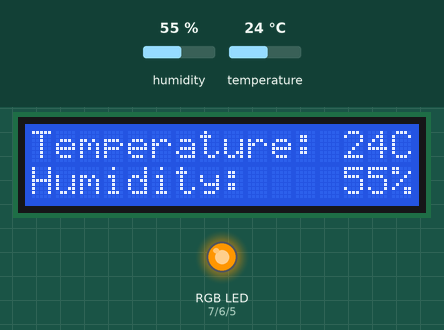
This sketch was run on a simulated Arduino Uno, built with avr-gcc and run on an emulated ATmega328P. On the bench: 16×2 character LCD, an RGB LED mixed from three pins (HIGH = lit). Inputs (shaded band) come from the test bench; at power-on: humidity 55 %, temperature 24 °C.

Above: at 1.2 s.
1.3 s: humidity set to 52 %
At 4.3 s:
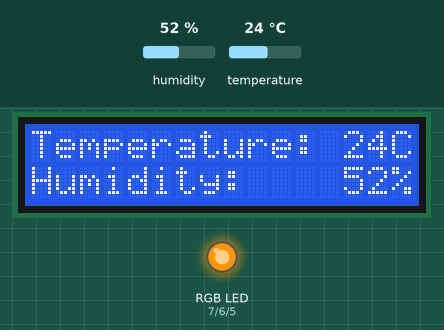
4.6 s: humidity set to 49 %
At 6.0 s:
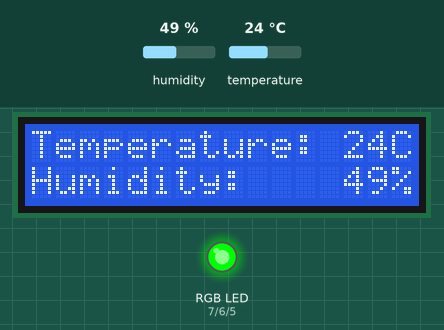
7.9 s: temperature set to 12 °C
At 11.6 s:
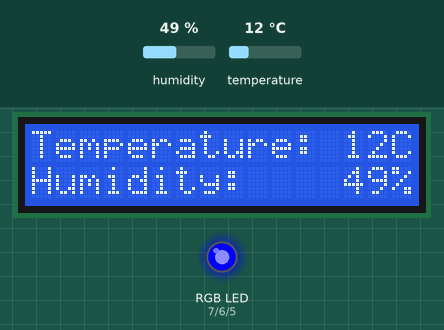
12.1 s: temperature set to 28 °C
At 14.4 s:
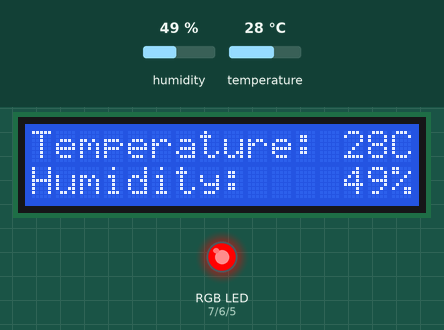
15.4 s: temperature set to 26 °C
19.7 s: temperature set to 23 °C
At 21.6 s:
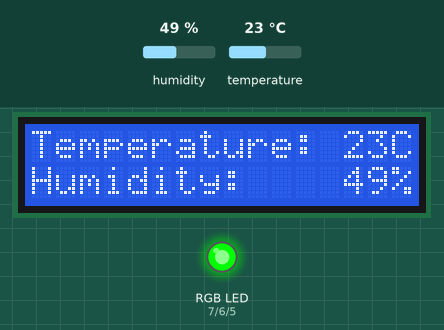
Timing chart, 0 to 23.1 s (numbered marks = the images above; inputs shaded):
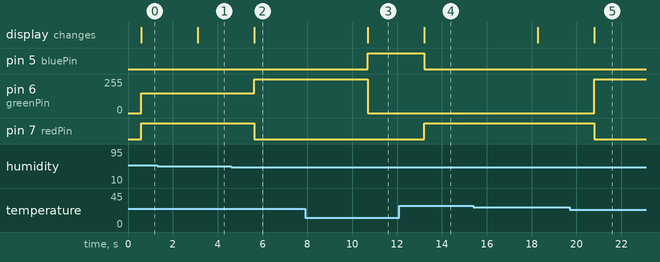

Measured:
- the behaviour switches between 51 and 50 % on humidity (found by bisection; images 1 and 2)
- the behaviour switches between 25 and 24 °C on temperature (found by bisection; images 4 and 5)
- after the input at 1.3 s, the display: changes after 1.8 s (image 1)
- after the input at 4.6 s, pin 6 (greenPin): 150/255 → 255/255 after 1.0 s; pin 7 (redPin): HIGH → LOW after 1.0 s; the display: changes after 1.0 s (image 2)
- after the input at 7.9 s, pin 5 (bluePin): LOW → HIGH after 2.8 s; pin 6 (greenPin): 255/255 → 0/255 after 2.8 s; the display: changes after 2.8 s (image 3)
- after the input at 12.1 s, pin 5 (bluePin): HIGH → LOW after 1.1 s; pin 7 (redPin): LOW → HIGH after 1.1 s; the display: changes after 1.1 s (image 4)
- after the input at 19.7 s, pin 6 (greenPin): 0/255 → 255/255 after 1.1 s; pin 7 (redPin): HIGH → LOW after 1.1 s; the display: changes after 1.1 s (image 5)

The sketch:

Thermometer_full_version.ino
```cpp
#include <DHT11.h>
#include <LiquidCrystal.h>

DHT11 dht11(4);

const int rs = 13, en = 12, d4 = 11, d5 = 10, d6 = 9, d7 = 8;
LiquidCrystal lcd(rs, en, d4, d5, d6, d7);

int redPin = 7;
int greenPin = 6;
int bluePin = 5;
int temperature;
int humidity;


void setup() {

  Serial.begin(9600);

  lcd.begin(16, 2);
  lcd.print("Temperature: ");
  lcd.setCursor(0, 1);
  lcd.print("Humidity: ");

  pinMode(redPin, OUTPUT);
  pinMode(bluePin, OUTPUT);
  pinMode(greenPin, OUTPUT);
}

void loop() {

  dht11.readTemperatureHumidity(temperature, humidity);

  lcd.setCursor(13, 0);
  lcd.print(String(temperature) + "C");
  lcd.setCursor(13, 1);
  lcd.print(String(humidity) + "%");

  if((temperature > 20 && temperature < 25) &&
    (humidity >= 30 && humidity <= 50)){

      setColor(0, 255, 0);
  }

  else if(temperature > 24){
    setColor(255, 0, 0);
  }
  else if(temperature < 20){
    setColor(0, 0, 255);
  }

  else if(humidity > 50){
    setColor(255, 150, 0);
  }
  else if(humidity < 30){
    setColor(255, 0, 150);
  }
  else{
    setColor(255, 255, 255);
  }
  delay(2000);
}

void setColor(int redValue, int greenValue,  int blueValue) {
  analogWrite(redPin, redValue);
  analogWrite(greenPin,  greenValue);
  analogWrite(bluePin, blueValue);
}
```
